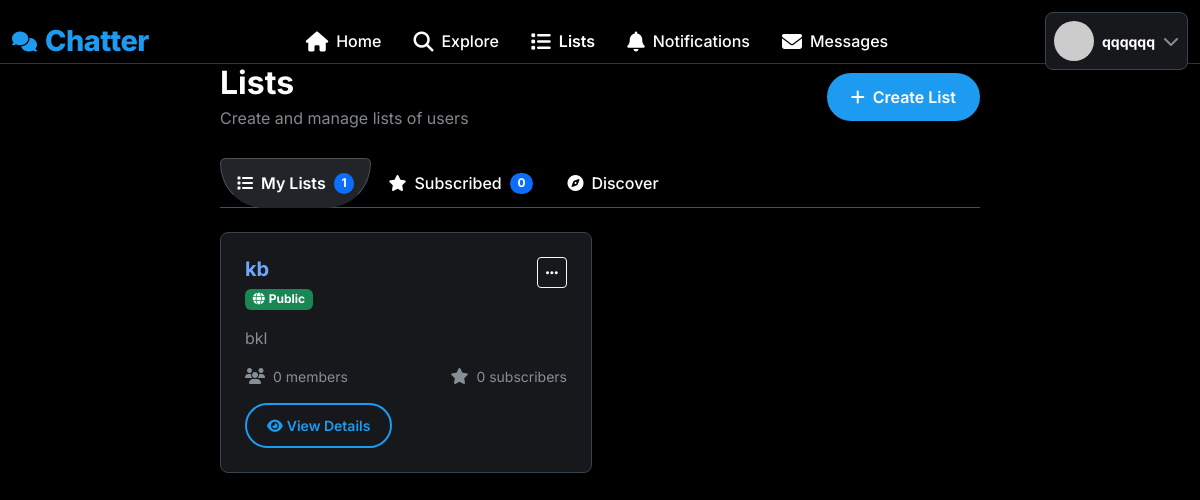
The app's page /lists (signed in) with its own data.
### app.py (models this page shows, shortened)
class User(UserMixin, db.Model):
    id = db.Column(db.Integer, primary_key=True)
    username = db.Column(db.String(80), unique=True, nullable=False, index=True)
    email = db.Column(db.String(120), unique=True, nullable=False, index=True)
    password_hash = db.Column(db.String(200), nullable=False)
    bio = db.Column(db.String(500))
    location = db.Column(db.String(100))
    website = db.Column(db.String(200))
    profile_picture = db.Column(db.String(200), default='default.jpg')
    cover_picture = db.Column(db.String(200), default='default_cover.jpg')
    is_admin = db.Column(db.Boolean, default=False)
    created_at = db.Column(db.DateTime, default=datetime.utcnow)
    is_online = db.Column(db.Boolean, default=False)
    last_seen = db.Column(db.DateTime, default=datetime.utcnow)
    is_verified = db.Column(db.Boolean, default=False)
    posts = db.relationship('Post', backref='author', lazy='dynamic', cascade='all, delete-orphan')
    likes = db.relationship('Like', backref='user', lazy='dynamic', cascade='all, delete-orphan')
    comments = db.relationship('Comment', backref='author', lazy='dynamic', cascade='all, delete-orphan')
    notifications = db.relationship('Notification', backref='user', lazy='dynamic', cascade='all, delete-orphan')
    sent_messages = db.relationship('Message', foreign_keys='Message.sender_id', backref='sender', lazy='dynamic')
    received_messages = db.relationship('Message', foreign_keys='Message.receiver_id', backref='receiver', lazy='dynamic')
    bookmarks = db.relationship('Bookmark', backref='user', lazy='dynamic', cascade='all, delete-orphan')
    reports_made = db.relationship('Report', foreign_keys='Report.reporter_id', backref='reporter', lazy='dynamic')
    reports_received = db.relationship('Report', foreign_keys='Report.reported_id', backref='reported', lazy='dynamic')
    pinned_posts = db.relationship('PinnedPost', backref='user', lazy='dynamic', cascade='all, delete-orphan')
    created_lists = db.relationship('UserList', backref='creator', lazy='dynamic', cascade='all, delete-orphan')
    list_subscriptions = db.relationship('ListSubscriber', backref='subscriber', lazy='dynamic', cascade='all, delete-orphan')
    list_memberships = db.relationship('ListMember', backref='member', lazy='dynamic', cascade='all, delete-orphan')
    followed = db.relationship(
        'User', secondary=followers,
        primaryjoin=(followers.c.follower_id == id),
        secondaryjoin=(followers.c.followed_id == id),
        backref=db.backref('followers', lazy='dynamic'), lazy='dynamic')
    blocked = db.relationship(
        'User', secondary=blocked_users,
        primaryjoin=(blocked_users.c.blocker_id == id),
        secondaryjoin=(blocked_users.c.blocked_id == id),
        backref=db.backref('blocked_by', lazy='dynamic'), lazy='dynamic')
    def get_unread_message_count(self):
        return Message.query.filter_by(receiver_id=self.id, is_read=False).count()
    def get_unread_notification_count(self):
        return Notification.query.filter_by(user_id=self.id, is_read=False).count()

class UserList(db.Model):
    id = db.Column(db.Integer, primary_key=True)
    name = db.Column(db.String(100), nullable=False)
    description = db.Column(db.String(500))
    user_id = db.Column(db.Integer, db.ForeignKey('user.id'), nullable=False)
    is_private = db.Column(db.Boolean, default=False)
    created_at = db.Column(db.DateTime, default=datetime.utcnow)
    members = db.relationship('ListMember', backref='list', lazy='dynamic', cascade='all, delete-orphan')
    subscribers = db.relationship('ListSubscriber', backref='list', lazy='dynamic', cascade='all, delete-orphan')

### app.py (the view)
@app.route('/lists')
@login_required
def lists():
    created_lists = UserList.query.filter_by(user_id=current_user.id).all()
    subscribed_lists = UserList.query.join(ListSubscriber).filter(
        ListSubscriber.user_id == current_user.id,
        UserList.user_id != current_user.id
    ).all()
    public_lists = UserList.query.filter_by(is_private=False).filter(
        UserList.user_id != current_user.id,
        ~UserList.id.in_([l.id for l in subscribed_lists])
    ).order_by(func.random()).limit(10).all()
    return render_template('lists/lists.html',
                         created_lists=created_lists,
                         subscribed_lists=subscribed_lists,
                         public_lists=public_lists)

### app.py (called while the page is built)
@login_manager.user_loader
def load_user(user_id):
    return User.query.get(int(user_id))

@app.before_request
def update_last_seen():
    if current_user.is_authenticated:
        current_user.last_seen = datetime.utcnow()
        if current_user.is_online and (datetime.utcnow() - current_user.last_seen).seconds > 300:
            current_user.is_online = False
        db.session.commit()

@app.before_request
def check_blocked():
    if current_user.is_authenticated:
        pass

### templates/lists/lists.html (shortened to what this page needs)
{% extends "base.html" %}
{% block content %}
<div class="container-fluid">
    <div class="row">
        <div class="col-lg-8 mx-auto">
            <div class="d-flex justify-content-between align-items-center mb-4">
                <div>
                    <h2 class="fw-bold mb-1">Lists</h2>
                    <p class="text-muted mb-0">Create and manage lists of users</p>
                </div>
                <a href="{{ url_for('create_list') }}" class="btn btn-primary">
                    <i class="fas fa-plus me-2"></i>Create List
                </a>
            </div>
            <nav class="mb-4">
                <div class="nav nav-tabs" id="listTabs" role="tablist">
                    <button class="nav-link active" id="my-lists-tab" data-bs-toggle="tab" data-bs-target="#my-lists" type="button">
                        <i class="fas fa-list me-2"></i>My Lists
                        <span class="badge bg-primary rounded-pill ms-2">{{ created_lists|length }}</span>
                    </button>
                    <button class="nav-link" id="subscribed-tab" data-bs-toggle="tab" data-bs-target="#subscribed" type="button">
                        <i class="fas fa-star me-2"></i>Subscribed
                        <span class="badge bg-primary rounded-pill ms-2">{{ subscribed_lists|length }}</span>
                    </button>
                    <button class="nav-link" id="discover-tab" data-bs-toggle="tab" data-bs-target="#discover" type="button">
                        <i class="fas fa-compass me-2"></i>Discover
                    </button>
                </div>
            </nav>
            <div class="tab-content" id="listTabContent">
                <div class="tab-pane fade show active" id="my-lists">
                    {% if created_lists %}
                        <div class="row g-3">
                            {% for list in created_lists %}
                            <div class="col-md-6">
                                <div class="glass-effect rounded-3 p-4 hover-lift" style="border: 1px solid var(--border-light); height: 100%;">
                                    <div class="d-flex justify-content-between align-items-start mb-3">
                                        <div>
                                            <h5 class="fw-bold mb-1">
                                                <a href="{{ url_for('view_list', list_id=list.id) }}" class="text-decoration-none">
                                                    {{ list.name }}
                                                </a>
                                            </h5>
                                            {% if list.is_private %}
                                            <span class="badge bg-secondary">
                                                <i class="fas fa-lock me-1"></i>Private
                                            </span>
                                            {% else %}
                                            <span class="badge bg-success">
                                                <i class="fas fa-globe me-1"></i>Public
                                            </span>
                                            {% endif %}
                                        </div>
                                        <div class="dropdown">
                                            <button class="btn btn-sm btn-outline-light" type="button" data-bs-toggle="dropdown">
                                                <i class="fas fa-ellipsis-h"></i>
                                            </button>
                                        </div>
                                    </div>
                                    {% if list.description %}
                                    <p class="text-muted mb-3">{{ list.description }}</p>
                                    {% endif %}
                                    <div class="d-flex justify-content-between align-items-center">
                                        <div class="d-flex align-items-center">
                                            <i class="fas fa-users text-muted me-2"></i>
                                            <small class="text-muted">{{ list.members.count() }} members</small>
                                        </div>
                                        <div class="d-flex align-items-center">
                                            <i class="fas fa-star text-muted me-2"></i>
                                            <small class="text-muted">{{ list.subscribers.count() }} subscribers</small>
                                        </div>
                                    </div>
                                    <div class="mt-3">
                                        <a href="{{ url_for('view_list', list_id=list.id) }}" class="btn btn-outline-primary btn-sm">
                                            <i class="fas fa-eye me-1"></i>View Details
                                        </a>
                                    </div>
                                </div>
                            </div>
                            {% endfor %}
                        </div>
                    {% endif %}
                </div>
            </div>
        </div>
    </div>
</div>
{% endblock %}

### templates/base.html (shortened to what this page needs)
<!DOCTYPE html>
<html lang="en" data-bs-theme="dark">
<head>
    <link href="https://cdn.jsdelivr.net/npm/bootstrap@5.3.0/dist/css/bootstrap.min.css" rel="stylesheet">
    <link href="https://cdnjs.cloudflare.com/ajax/libs/font-awesome/6.4.0/css/all.min.css" rel="stylesheet">
</head>
<body>
    <nav class="top-nav">
        <div class="container-fluid">
            <div class="row align-items-center">
                <div class="col">
                    <div class="d-flex align-items-center justify-content-between">
                        <a href="{{ url_for('feed') if current_user.is_authenticated else url_for('login') }}" class="text-decoration-none">
                            <div class="d-flex align-items-center">
                                <i class="fas fa-comments fa-lg me-2" style="color: var(--primary-color);"></i>
                                <span class="logo">Chatter</span>
                            </div>
                        </a>
                        {% if current_user.is_authenticated %}
                        <div class="d-none d-md-flex align-items-center">
                            <a class="nav-link {% if request.endpoint == 'feed' %}active{% endif %}" href="{{ url_for('feed') }}">
                                <i class="fas fa-home fa-lg me-2"></i>
                                <span>Home</span>
                            </a>
                            <a class="nav-link {% if request.endpoint == 'search' %}active{% endif %}" href="{{ url_for('search') }}">
                                <i class="fas fa-search fa-lg me-2"></i>
                                <span>Explore</span>
                            </a>
                            <a class="nav-link {% if request.endpoint == 'lists' %}active{% endif %}" href="{{ url_for('lists') }}">
                                <i class="fas fa-list fa-lg me-2"></i>
                                <span>Lists</span>
                            </a>
                            <a class="nav-link {% if request.endpoint == 'notifications' %}active{% endif %}" href="{{ url_for('notifications') }}">
                                <i class="fas fa-bell fa-lg me-2"></i>
                                <span>Notifications</span>
                            </a>
                            <a class="nav-link {% if request.endpoint == 'messages' %}active{% endif %}" href="{{ url_for('messages') }}">
                                <i class="fas fa-envelope fa-lg me-2"></i>
                                <span>Messages</span>
                            </a>
                        </div>
                        {% endif %}
                        {% if current_user.is_authenticated %}
                        <div class="dropdown">
                            <button class="btn d-flex align-items-center text-decoration-none p-2 rounded-3"
                                    style="background: var(--card-color); border: 1px solid var(--border-light); color: var(--text-primary);"
                                    type="button" data-bs-toggle="dropdown">
                                <img src="{{ url_for('static', filename='uploads/profiles/' + current_user.profile_picture) }}"
                                     class="avatar-sm me-2"
                                     onerror="this.src='https://ui-avatars.com/api/?name={{ current_user.username }}&background=1d9bf0&color=fff'">
                                <span class="fw-bold small">{{ current_user.username }}</span>
                                <i class="fas fa-chevron-down text-muted ms-2"></i>
                            </button>
                        </div>
                        {% else %}
                        <div class="d-flex gap-2">
                            <a href="{{ url_for('login') }}" class="btn btn-outline-primary btn-sm">Login</a>
                            <a href="{{ url_for('signup') }}" class="btn btn-primary btn-sm">Sign Up</a>
                        </div>
                        {% endif %}
                    </div>
                </div>
            </div>
        </div>
    </nav>
    <div class="main-content">
        <div class="container-fluid">
            {% block content %}{% endblock %}
        </div>
    </div>
    <div id="toast-container" class="toast-container position-fixed top-0 end-0 p-3"></div>
</body>
</html>

### templates/base.html (style rules this page uses)
:root { --primary-color: #1d9bf0; --primary-hover: #1a8cd8; --accent-color: #f91880; --success-color: #00ba7c; --background-color: #000000; --card-color: #16181c; --card-hover: #1e2025; --text-primary: #ffffff; --text-secondary: #71767b; --text-muted: #8b98a5; --border-color: #2f3336; --border-light: #38444d; }
* { margin: 0; padding: 0; box-sizing: border-box; }
body { background-color: var(--background-color); color: var(--text-primary); font-family: 'Inter', 'Segoe UI', system-ui, -apple-system, sans-serif; line-height: 1.5; font-weight: 400; padding-top: 64px; }
.main-content { min-height: 100vh; background: var(--background-color); }
.nav-link { color: var(--text-primary) !important; border-radius: 50px; padding: 12px 16px; margin: 4px 0; font-weight: 500; transition: all 0.3s cubic-bezier(0.4, 0, 0.2, 1); position: relative; border: none; background: none; display: flex; align-items: center; text-decoration: none; }
.nav-link.active { font-weight: 600; color: var(--text-primary) !important; }
.btn-primary { background: var(--primary-color); border: none; border-radius: 50px; font-weight: 600; padding: 12px 24px; transition: all 0.3s ease; }
.btn-outline-primary { border: 2px solid var(--primary-color); border-radius: 50px; color: var(--primary-color); font-weight: 600; padding: 10px 20px; transition: all 0.3s ease; }
.avatar-sm { width: 40px; height: 40px; border-radius: 50%; object-fit: cover; }
.logo { color: var(--primary-color); font-weight: 800; font-size: 1.8rem; letter-spacing: -0.5px; }
.top-nav { background: var(--background-color); border-bottom: 1px solid var(--border-color); padding: 12px 0; position: fixed; top: 0; left: 0; right: 0; z-index: 9999; height: 64px; }
.glass-effect { background: var(--card-color); border: 1px solid var(--border-light); }
.toast-container { z-index: 9999; }
.hover-lift { transition: transform 0.3s ease; }
.container-fluid { position: relative; z-index: 1; }

### records on screen
User: username "qqqqqq"
UserList: name "kb", is_private False (drawn), description "bkl", members.count "0", subscribers.count "0"

### other values on screen
{{ created_lists|length }} "1"
{{ subscribed_lists|length }} "0"
